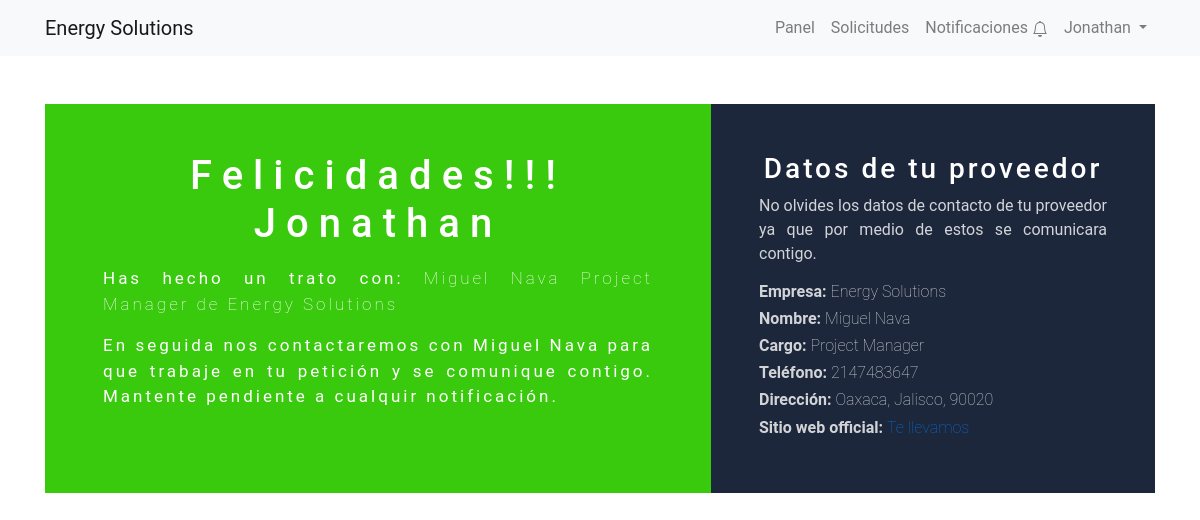
/rol/cliente/contrato.php?idp=1&ids=3 (signed in), run on the app's committed database.
### tables this page shows
CREATE TABLE `datos_usuario_proveedor` (
  `id` int(11) NOT NULL,
  `nombre` varchar(50) NOT NULL,
  `empresa` varchar(50) NOT NULL,
  `telefono` varchar(12) NOT NULL,
  `cargo` varchar(30) NOT NULL,
  `estado` varchar(40) NOT NULL,
  `calle` varchar(50) NOT NULL,
  `cp` int(11) NOT NULL,
  `acerca_de` text NOT NULL,
  `email` varchar(50) NOT NULL,
  `sitioweb` varchar(1000) NOT NULL,
  `logo` varchar(50) NOT NULL
);

### login/CRUD/class/Consultas.php (called while the page is built, shortened)
<?php
class Usuarios
{
    private static $instancia;
    private $dbh;
    private function __construct()
    {
        try {
            $this->dbh = new PDO('mysql:host=localhost;dbname=areaenergetica', 'root', 'pass1234');
            $this->dbh->exec("SET CHARACTER SET utf8");
            $this->dbh->setAttribute(PDO::ATTR_ERRMODE, PDO::ERRMODE_EXCEPTION);
            $this->dbh->setAttribute(PDO::ATTR_EMULATE_PREPARES, false);
        } catch (PDOException $e) {
            print "Error!: " . $e->getMessage();
            die();
        }
     }
    public static function singleton()
    {
        if (!isset(self::$instancia)) {
            self::$instancia = new $miclase;
        }
        return self::$instancia;
    }
    public function Read_a_datos_proveedorById($id)
    {
        try {
            $query = $this->dbh->prepare("SELECT * FROM datos_usuario_proveedor WHERE id = ?");
            $query->bindParam(1, $id);
            $query->execute();
            return $query->fetchAll();
            $this->dbh = null;
        }catch (PDOException $e) {
            $e->getMessage();
        }
    }
    public function Read_a_datos_cliente($email)
    {
        try {
            $query = $this->dbh->prepare("SELECT * FROM datos_usuario_cliente WHERE email = ?");
            $query->bindParam(1, $email);
            $query->execute();
            return $query->fetchAll();
            $this->dbh = null;
        }catch (PDOException $e) {
            $e->getMessage();
        }
    }
    public function Lee_Contrato($id_cliente, $id_proveedor)
    {
        try {
            $query = $this->dbh->prepare("SELECT id FROM contrato WHERE id_cliente = ? AND id_proveedor = ?");
            $query->bindParam(1, $id_cliente);
            $query->bindParam(2, $id_proveedor);
            $query->execute();
            return $query->fetchAll();
            $this->dbh = null;
        }catch (PDOException $e) {
            $e->getMessage();
        }
    }
}
?>

### rol/cliente/contrato.php (the view, shortened to what this page needs)
<?php
    $sesion = $_SESSION['usuario'];
    $email = $_SESSION['email'];
    $id_proveedor = $_GET['idp'];
?>
<!DOCTYPE html>
<html lang="en">
<head>
    <link rel="stylesheet" href="../bootstrap4.5/css/bootstrap.min.css">
    <link rel="stylesheet" href="../bootstrap4.5/css/estilos.css">
</head>
<body>
<nav class="navbar navbar-expand-md navbar-light bg-light">
        <div class="container">
            <a href="#" class="navbar-brand">
            Energy Solutions</a>
            <div class="navbar-collapse" id="second-navbar">
                <ul class="navbar-nav ml-auto">
                    <li class="nav.item"><a class="nav-link" href="cliente.php?op=0">Panel</a></li>
                    <li class="nav.item"><a class="nav-link" href="solicitudes.php">Solicitudes</a></li>
                    <li class="nav.item"><a class="nav-link" href="#">
                        Notificaciones
                        </a></li>
                    <li class="nav-item dropdown">
                        <a href="#" class="nav-link dropdown-toggle" data-toggle="dropdown">
                        <?php echo $sesion ?>
                        </a>
                    </li>
                </ul>
            </div>
        </div>
    </nav>
    <?php
        require_once("../../login/CRUD/class/Consultas.php");
        $usuarios = Usuarios::singleton();
        $data = $usuarios->Read_a_datos_cliente($email);
        if(count($data)){
            foreach ($data as $fila) {
                $telefono = $fila['telefono'];
                $estado=$fila['estado'];
                $calle = $fila['calle'];
                $cp=$fila['cp'];
            }
        }
        $data = $usuarios->Read_a_datos_proveedorById($id_proveedor);
        if(count($data)){
            foreach ($data as $fila) {
                $nombre_proveedor=$fila['nombre'];
                $empresa=$fila['empresa'];
                $telefono = $fila['telefono'];
                $cargo=$fila['cargo'];
                $estado=$fila['estado'];
                $calle = $fila['calle'];
                $cp=$fila['cp'];
                $site=$fila['sitioweb'];
            }
        }
    ?>
    <section class="mt-5 container contrato-final">
        <div class="contrato-official p-5">
            <div class="encabezado-contrato">
                <h5 class="tile-contrato">Felicidades!!! <?php echo $sesion?></h5>
            </div>
            <div class="cuerpo-contrato">
                <p>Has hecho un trato con: <span><?php echo $nombre_proveedor.' '.$cargo.' de '.$empresa;?></span></p>
                <p>En seguida nos contactaremos con <?php echo $nombre_proveedor; ?> para que trabaje en tu petición y se comunique contigo. Mantente pendiente a cualquir notificación.</p>
            </div>
        </div>
        <div class="proveedor-solicitado p-5">
            <div class="encabezado-datos-proveedor">
                <h5 class="title-datos">Datos de tu proveedor</h5>
            </div>
            <p>No olvides los datos de contacto de tu proveedor ya que por medio de estos se comunicara contigo.</p>
            <h6>Empresa: <span><?php if(isset($empresa)){echo $empresa;}else{echo "El proveedor no a añadido su empresa";} ?></span></h6>
            <h6>Nombre: <span><?php if(isset($nombre_proveedor)){echo $nombre_proveedor;}else{echo "El proveedor no añadido su nombre";}?></span></h6>
            <h6>Cargo: <span><?php if(isset($cargo)){echo $cargo;}else{echo "El proveedor no ha añadido su cargo dentro de la empresa";} ?></span></h6>
            <h6>Teléfono: <span><?php if(isset($telefono)){echo $telefono;}else{echo "El proveedor no ha añadido su número de telefono";} ?></span></h6>
            <h6>Dirección: <span><?php if(isset($calle)){echo $calle;}else{echo "";} if(isset($estado)){echo ', '.$estado;}else{echo "";}if(isset($cp)){echo ', '.$cp;}else{echo "";}?></span></h6>
            <h6>Sitio web official: <span><?php if(isset($site)){echo '<a href="'.$site.'">Te llevamos</a>';}else{echo "El proveedor aun no ha agregado su sitio";} ?></span></span></h6>
        </div>
    </section>
</body>
</html>

### data on the page
datos_usuario_proveedor: nombre "Miguel Nava", cargo "Project Manager", empresa "Energy Solutions", telefono "2147483647", calle "Oaxaca", estado "Jalisco", cp "90020"

### other printed values
$sesion "Jonathan"
